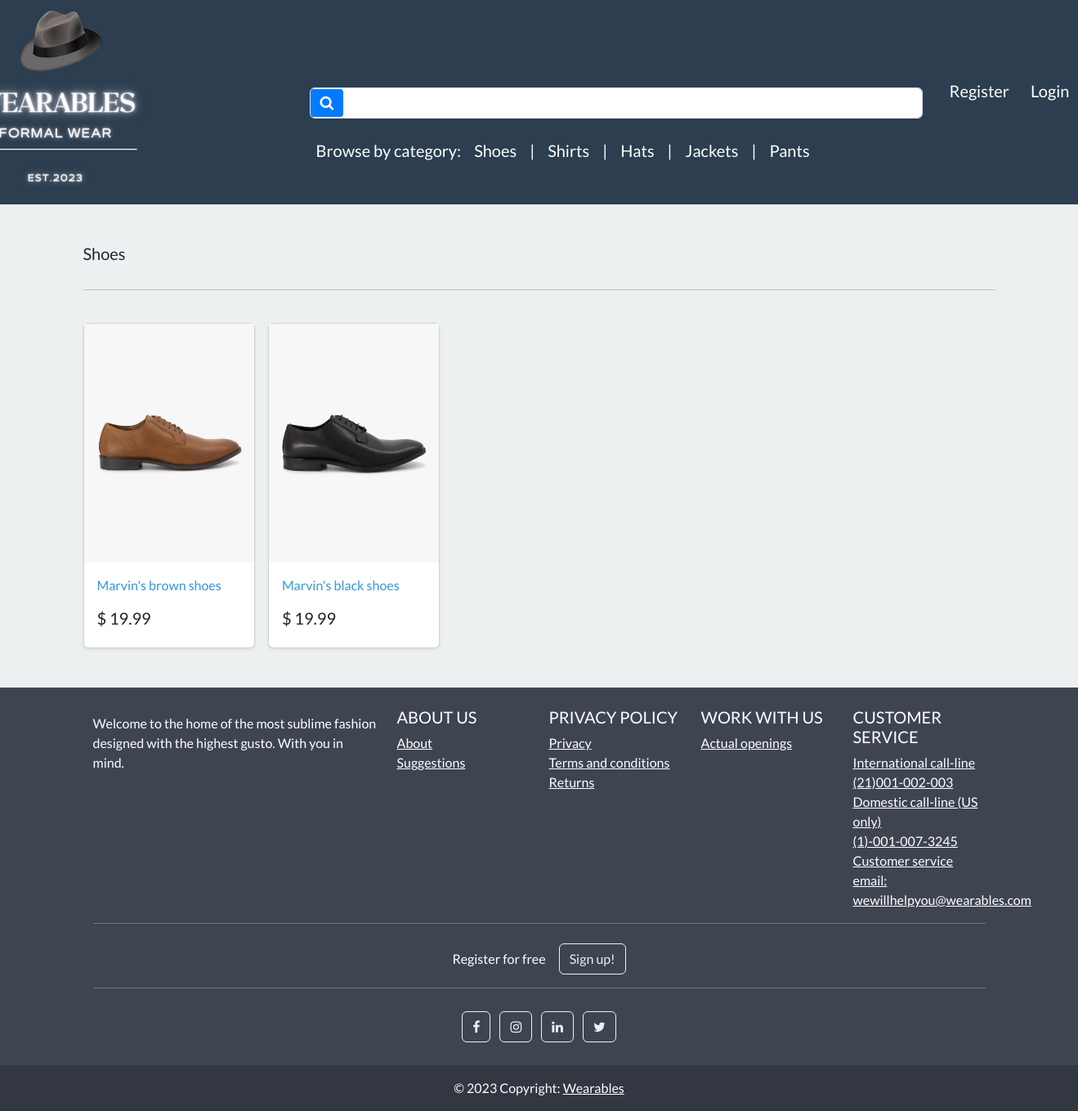
Page /search/shoes/ on the earlier database version.
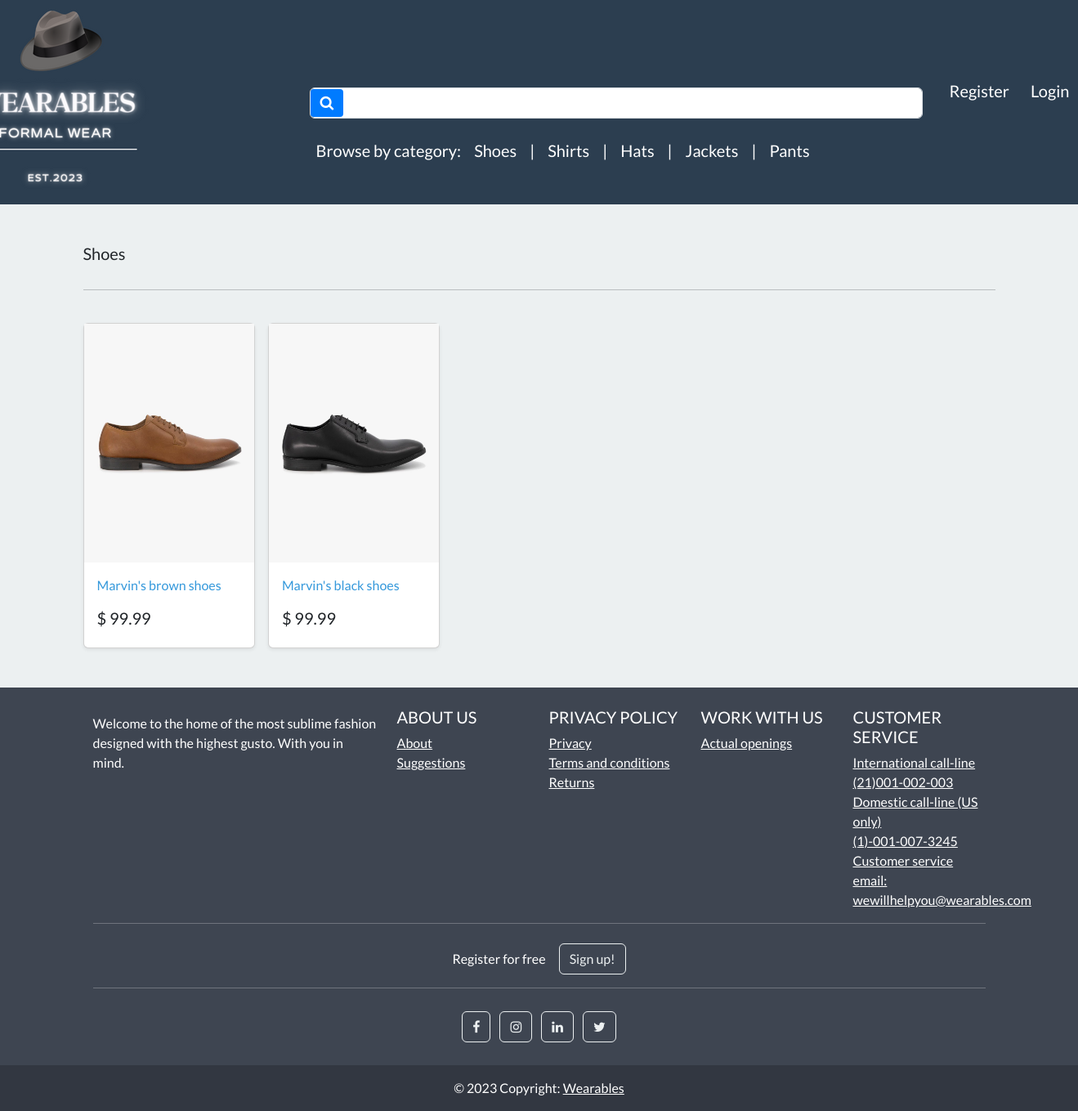
Same page on the later database version.
### store/models.py (models this page shows, shortened)
class Product(models.Model):
    category = models.ForeignKey(Category, related_name='product',on_delete=models.CASCADE, null=True)                  #linking category and product through a fk, will add category to products
    title=models.CharField(max_length=250)
    brand=models.CharField(max_length=250,default='un-branded')
    description= models.TextField(blank=True)                                                                           #blank denotes an optional field
    slug=models.SlugField(max_length=255)                                                                               #to make urls more user-friendly and readable/unique
    price=models.DecimalField(max_digits=5,decimal_places=2)                                                            #product price
    image = models.ImageField(upload_to='images/')                                                                      #upon uploading an image will create an image subfolder in media (pillow rqd)
    tags = models.ManyToManyField('Tag', related_name='product_tags', blank=True)
    class Meta:
        verbose_name_plural = 'products'                                                                                #django by default adds an s to category name
    def get_absolute_url(self):
        return reverse('product-info',args=[self.slug])

### store/views.py (the view)
# urls.py: path('search/<slug:category_slug>/', views.list_category, name='list-category'),  # referencing a slug variable
def list_category(request,category_slug=None ):                                                                         #(a view for individual category)
    category = get_object_or_404(Category,slug=category_slug)
    products = Product.objects.filter(category=category)                                                            #defining the products and filtering them by category
    return render(request, 'store/list-category.html', {'category':category,'products':products})

### cart/cart.py (called while the page is built)
    def __len__(self):                                                                                #total length of products in a session
        return sum(item['qty'] for item in self.cart.values())                                        #total number of items in a shopping cart

### cart/context_processors.py (called while the page is built)
def cart(request):
    return {'cart':Cart(request)}

### store/models.py (called while the page is built)
    def get_absolute_url(self):                                                                                         #dynamic links for categories
        return reverse('list-category',args=[self.slug])

### store/views.py (called while the page is built)
def categories(request):
    all_categories=Category.objects.all()                                                                               #select all categories
    return {'all_categories': all_categories}

### store/templates/store/list-category.html
{% extends "store/base.html" %}
{% load static %}
{% block content %}
<main>
  <div class="album py-5 bg-light">
    <div class="container">
      <div class="pb-3 h5"> {{ category.name| capfirst }} </div>
      <hr>
      <br>
      <div class="row row-cols-1 row-cols-sm-2 row-cols-md-5 g-3">
        {%  for product in products %}
        <div class="col">
          <div class="card shadow-sm">
          <img class="img-fluid" alt="Responsive image" src="{{product.image.url}}">
            <div class="card-body">
              <p class="card-text">
                <a class="text-info text-decoration-none" href="{{ product.get_absolute_url}}"> {{ product.title }} </a>
              </p>
              <div class="d-flex justify-content-between align-items-center">
                <h5> $ {{ product.price }} </h5>
              </div>
            </div>
          </div>
        </div>
{%endfor %}
      </div>
    </div>
  </div>
</main>
{% endblock %}

Differences in the rows shown:
changed Product "Marvin's brown shoes": price "19.99" → "99.99"
changed Product "Marvin's black shoes": price "19.99" → "99.99"
